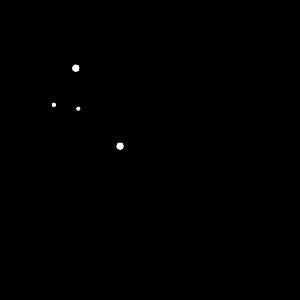
#> input picture 1/task4/images/4U5dpL-Icl-B9V-Uxv4MF-2.jpg, 300 x 300 px
$ python test.py
#> lines starting #> are read from the running program, lines starting #| are printed output that depends on the picture; after the words box and inside, x2 and y2 are one past the last pixel; in counts of white or black regions, pixels touching at a corner belong together; long printed decimals are rounded
import cv2 as cv
import numpy as np
from matplotlib import pyplot as plt

img = cv.imread('./images/4U5dpL-Icl-B9V-Uxv4MF-2.jpg', cv.IMREAD_GRAYSCALE)
#> img is the input picture: shape (300, 300); min 0, max 255, mean 0.3
template = cv.imread("./images/4U5dpL-Icl-B9V-Uxv4MF-1.jpg", cv.IMREAD_GRAYSCALE)
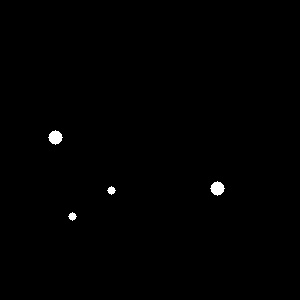
#> input picture 1/task4/images/4U5dpL-Icl-B9V-Uxv4MF-1.jpg, 300 x 300 px
#> template is the input picture: shape (300, 300); min 0, max 255, mean 1.1
w, h = template.shape[::-1]
#> w = 300; h = 300

# All the 6 methods for comparison in a list
methods = ['TM_CCOEFF', 'TM_CCOEFF_NORMED', 'TM_CCORR',
            'TM_CCORR_NORMED', 'TM_SQDIFF', 'TM_SQDIFF_NORMED']
for meth in methods:
    method = getattr(cv, meth)

    # Apply template Matching
    res = cv.matchTemplate(img,template,method)
    min_val, max_val, min_loc, max_loc = cv.minMaxLoc(res)

    # If the method is TM_SQDIFF or TM_SQDIFF_NORMED, take minimum
    if method in [cv.TM_SQDIFF, cv.TM_SQDIFF_NORMED]:
        top_left = min_loc
    else:
        top_left = max_loc
    bottom_right = (top_left[0] + w, top_left[1] + h)

    cv.rectangle(img,top_left, bottom_right, 255, 5)
    print(max_val)
    plt.subplot(121),plt.imshow(res,cmap = 'gray')
    plt.title('Matching Result'), plt.xticks([]), plt.yticks([])
    plt.subplot(122),plt.imshow(img,cmap = 'gray')
    plt.title('Detected Point'), plt.xticks([]), plt.yticks([])
    plt.suptitle(meth)

    plt.show()
#> this loop made 6 passes
#> (res, min_val, max_val) on passes 1, 2, 3, 5, 6: ([-32578.2], -32578.2, -32578.2), ([-0.0149], -0.0149, -0.0149), ([-0.0455], -0.0455, -0.0455), ([302173728], 302173728, 302173728), ([1], 1, 1)
#> max_val on pass 4: -5.41e-10
#| -32578.25
#| -0.01494
#| -0.04551
#| -5.409589443061691e-10
#| 302173728.0
#| 1.0
#> pass 1, `plt.show()`:
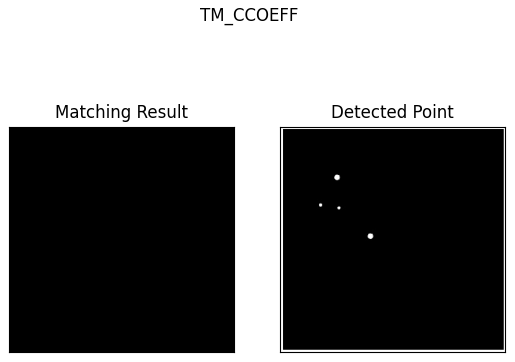
#> figure drawn by matplotlib, 2 panels
#> after the loop:
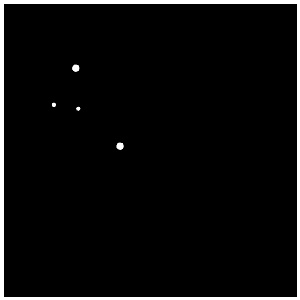
#> img: shape (300, 300); 4.61% of pixels changed, all inside (x1, y1, x2, y2) = (0, 0, 300, 300)
